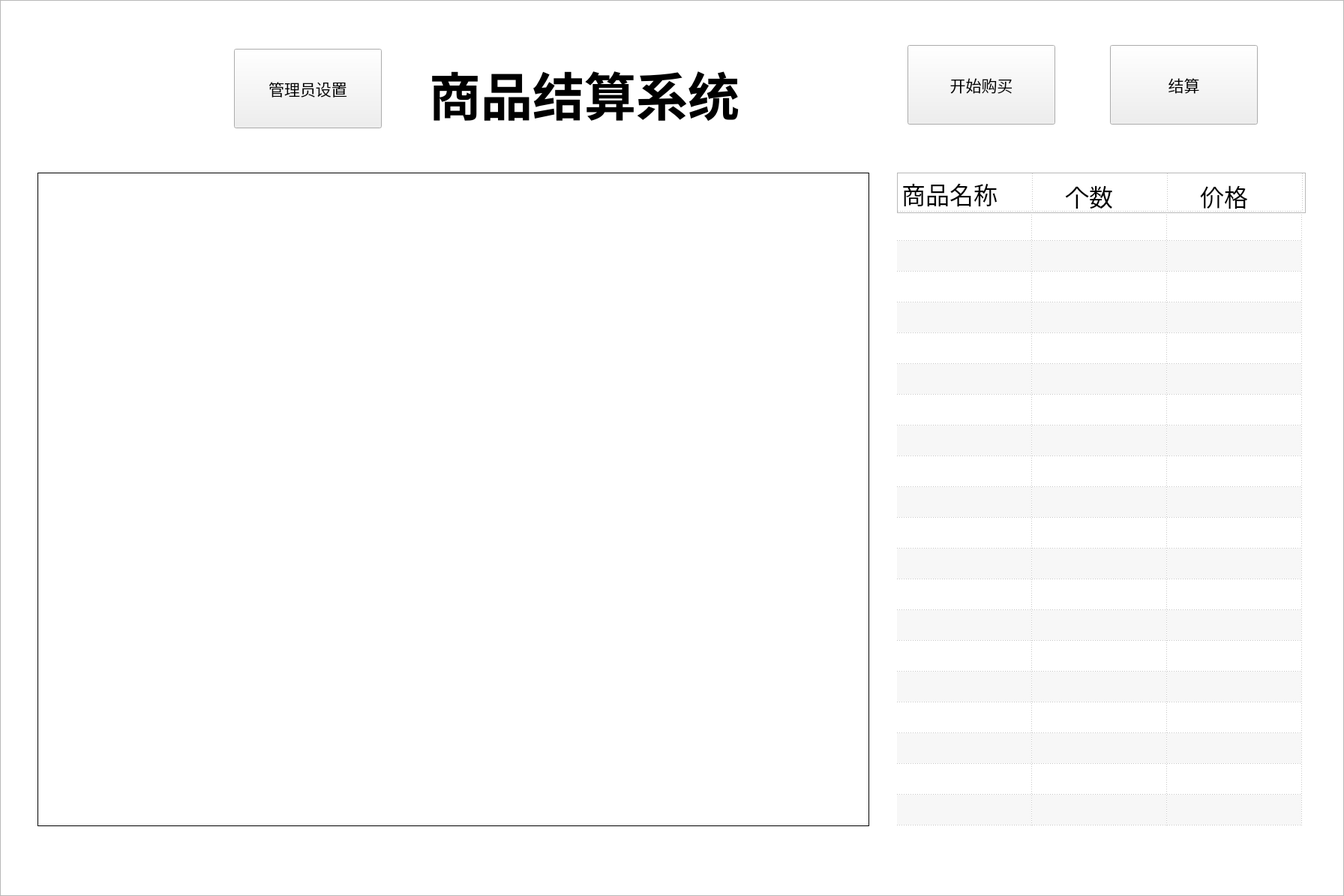
<?xml version="1.0" encoding="UTF-8"?>
<ui version="4.0">
 <class>Form</class>
 <widget class="QWidget" name="Form">
  <property name="geometry">
   <rect>
    <x>0</x>
    <y>0</y>
    <width>1792</width>
    <height>1194</height>
   </rect>
  </property>
  <property name="minimumSize">
   <size>
    <width>1792</width>
    <height>1194</height>
   </size>
  </property>
  <property name="maximumSize">
   <size>
    <width>1792</width>
    <height>1194</height>
   </size>
  </property>
  <property name="windowTitle">
   <string>商品结算系统</string>
  </property>
  <widget class="QLabel" name="realTimeCaptureLabel">
   <property name="geometry">
    <rect>
     <x>50</x>
     <y>230</y>
     <width>1109</width>
     <height>871</height>
    </rect>
   </property>
   <property name="font">
    <font>
     <family>隶书</family>
     <pointsize>16</pointsize>
    </font>
   </property>
   <property name="frameShape">
    <enum>QFrame::Box</enum>
   </property>
   <property name="text">
    <string>&lt;html&gt;&lt;head/&gt;&lt;body&gt;&lt;p&gt;&lt;br/&gt;&lt;/p&gt;&lt;/body&gt;&lt;/html&gt;</string>
   </property>
   <property name="alignment">
    <set>Qt::AlignCenter</set>
   </property>
  </widget>
  <widget class="QPushButton" name="startjieshuanButton">
   <property name="geometry">
    <rect>
     <x>1210</x>
     <y>60</y>
     <width>197</width>
     <height>106</height>
    </rect>
   </property>
   <property name="font">
    <font>
     <family>方正粗黑宋简体</family>
     <pointsize>16</pointsize>
     <weight>50</weight>
     <bold>false</bold>
    </font>
   </property>
   <property name="cursor">
    <cursorShape>PointingHandCursor</cursorShape>
   </property>
   <property name="styleSheet">
    <string notr="true">border-image: url(:/images/anniu.png);</string>
   </property>
   <property name="text">
    <string>开始购买</string>
   </property>
   <property name="autoDefault">
    <bool>false</bool>
   </property>
   <property name="default">
    <bool>false</bool>
   </property>
   <property name="flat">
    <bool>false</bool>
   </property>
  </widget>
  <widget class="QListView" name="listView_2">
   <property name="geometry">
    <rect>
     <x>50</x>
     <y>230</y>
     <width>1109</width>
     <height>871</height>
    </rect>
   </property>
   <property name="styleSheet">
    <string notr="true">background-color: rgba(255, 255,255,.5);</string>
   </property>
  </widget>
  <widget class="QPushButton" name="startjieshuanButton_2">
   <property name="geometry">
    <rect>
     <x>312</x>
     <y>65</y>
     <width>197</width>
     <height>106</height>
    </rect>
   </property>
   <property name="font">
    <font>
     <family>方正粗黑宋简体</family>
     <pointsize>16</pointsize>
     <weight>50</weight>
     <bold>false</bold>
    </font>
   </property>
   <property name="cursor">
    <cursorShape>PointingHandCursor</cursorShape>
   </property>
   <property name="styleSheet">
    <string notr="true">border-image: url(:/images/anniu.png);</string>
   </property>
   <property name="text">
    <string>管理员设置</string>
   </property>
   <property name="autoDefault">
    <bool>false</bool>
   </property>
   <property name="default">
    <bool>false</bool>
   </property>
   <property name="flat">
    <bool>false</bool>
   </property>
  </widget>
  <widget class="QTableWidget" name="tableWidget_1">
   <property name="geometry">
    <rect>
     <x>1196</x>
     <y>280</y>
     <width>545</width>
     <height>821</height>
    </rect>
   </property>
   <property name="font">
    <font>
     <pointsize>12</pointsize>
    </font>
   </property>
   <property name="autoFillBackground">
    <bool>false</bool>
   </property>
   <property name="styleSheet">
    <string notr="true">background-color: rgba(255, 255,255,.8)</string>
   </property>
   <property name="frameShape">
    <enum>QFrame::NoFrame</enum>
   </property>
   <property name="verticalScrollBarPolicy">
    <enum>Qt::ScrollBarAsNeeded</enum>
   </property>
   <property name="horizontalScrollBarPolicy">
    <enum>Qt::ScrollBarAlwaysOff</enum>
   </property>
   <property name="sizeAdjustPolicy">
    <enum>QAbstractScrollArea::AdjustIgnored</enum>
   </property>
   <property name="dragEnabled">
    <bool>false</bool>
   </property>
   <property name="dragDropMode">
    <enum>QAbstractItemView::DropOnly</enum>
   </property>
   <property name="defaultDropAction">
    <enum>Qt::TargetMoveAction</enum>
   </property>
   <property name="alternatingRowColors">
    <bool>true</bool>
   </property>
   <property name="selectionMode">
    <enum>QAbstractItemView::MultiSelection</enum>
   </property>
   <property name="selectionBehavior">
    <enum>QAbstractItemView::SelectRows</enum>
   </property>
   <property name="textElideMode">
    <enum>Qt::ElideMiddle</enum>
   </property>
   <property name="verticalScrollMode">
    <enum>QAbstractItemView::ScrollPerItem</enum>
   </property>
   <property name="horizontalScrollMode">
    <enum>QAbstractItemView::ScrollPerPixel</enum>
   </property>
   <property name="gridStyle">
    <enum>Qt::DotLine</enum>
   </property>
   <property name="sortingEnabled">
    <bool>true</bool>
   </property>
   <property name="cornerButtonEnabled">
    <bool>true</bool>
   </property>
   <property name="rowCount">
    <number>20</number>
   </property>
   <attribute name="horizontalHeaderVisible">
    <bool>false</bool>
   </attribute>
   <attribute name="horizontalHeaderCascadingSectionResizes">
    <bool>false</bool>
   </attribute>
   <attribute name="horizontalHeaderMinimumSectionSize">
    <number>30</number>
   </attribute>
   <attribute name="horizontalHeaderDefaultSectionSize">
    <number>180</number>
   </attribute>
   <attribute name="horizontalHeaderHighlightSections">
    <bool>true</bool>
   </attribute>
   <attribute name="horizontalHeaderShowSortIndicator" stdset="0">
    <bool>true</bool>
   </attribute>
   <attribute name="horizontalHeaderStretchLastSection">
    <bool>false</bool>
   </attribute>
   <attribute name="verticalHeaderVisible">
    <bool>false</bool>
   </attribute>
   <attribute name="verticalHeaderCascadingSectionResizes">
    <bool>false</bool>
   </attribute>
   <attribute name="verticalHeaderDefaultSectionSize">
    <number>41</number>
   </attribute>
   <attribute name="verticalHeaderHighlightSections">
    <bool>true</bool>
   </attribute>
   <attribute name="verticalHeaderShowSortIndicator" stdset="0">
    <bool>false</bool>
   </attribute>
   <attribute name="verticalHeaderStretchLastSection">
    <bool>false</bool>
   </attribute>
   <row/>
   <row/>
   <row/>
   <row/>
   <row/>
   <row/>
   <row/>
   <row/>
   <row/>
   <row/>
   <row/>
   <row/>
   <row/>
   <row/>
   <row/>
   <row/>
   <row/>
   <row/>
   <row/>
   <row/>
   <column>
    <property name="text">
     <string>商品名称</string>
    </property>
   </column>
   <column>
    <property name="text">
     <string>个数</string>
    </property>
   </column>
   <column>
    <property name="text">
     <string>价格</string>
    </property>
   </column>
  </widget>
  <widget class="QLabel" name="label">
   <property name="geometry">
    <rect>
     <x>572</x>
     <y>13</y>
     <width>541</width>
     <height>223</height>
    </rect>
   </property>
   <property name="sizePolicy">
    <sizepolicy hsizetype="Preferred" vsizetype="Preferred">
     <horstretch>90</horstretch>
     <verstretch>90</verstretch>
    </sizepolicy>
   </property>
   <property name="font">
    <font>
     <family>华文彩云</family>
     <pointsize>52</pointsize>
     <weight>75</weight>
     <italic>false</italic>
     <bold>true</bold>
    </font>
   </property>
   <property name="text">
    <string>商品结算系统</string>
   </property>
  </widget>
  <widget class="QLabel" name="label_2">
   <property name="geometry">
    <rect>
     <x>1202</x>
     <y>232</y>
     <width>191</width>
     <height>51</height>
    </rect>
   </property>
   <property name="font">
    <font>
     <family>华文行楷</family>
     <pointsize>24</pointsize>
    </font>
   </property>
   <property name="text">
    <string>商品名称</string>
   </property>
  </widget>
  <widget class="QLabel" name="label_3">
   <property name="geometry">
    <rect>
     <x>1600</x>
     <y>240</y>
     <width>141</width>
     <height>41</height>
    </rect>
   </property>
   <property name="font">
    <font>
     <family>华文行楷</family>
     <pointsize>24</pointsize>
    </font>
   </property>
   <property name="text">
    <string>价格</string>
   </property>
  </widget>
  <widget class="QLabel" name="label_4">
   <property name="geometry">
    <rect>
     <x>1420</x>
     <y>240</y>
     <width>141</width>
     <height>41</height>
    </rect>
   </property>
   <property name="font">
    <font>
     <family>华文行楷</family>
     <pointsize>24</pointsize>
    </font>
   </property>
   <property name="text">
    <string>个数</string>
   </property>
  </widget>
  <widget class="QTableWidget" name="tableWidget_2">
   <property name="geometry">
    <rect>
     <x>1196</x>
     <y>230</y>
     <width>545</width>
     <height>54</height>
    </rect>
   </property>
   <property name="autoFillBackground">
    <bool>false</bool>
   </property>
   <property name="styleSheet">
    <string notr="true">background-color: rgba(255, 255,255,.8)</string>
   </property>
   <property name="dragEnabled">
    <bool>false</bool>
   </property>
   <property name="alternatingRowColors">
    <bool>true</bool>
   </property>
   <property name="gridStyle">
    <enum>Qt::DotLine</enum>
   </property>
   <property name="sortingEnabled">
    <bool>true</bool>
   </property>
   <property name="cornerButtonEnabled">
    <bool>true</bool>
   </property>
   <property name="rowCount">
    <number>1</number>
   </property>
   <property name="columnCount">
    <number>3</number>
   </property>
   <attribute name="horizontalHeaderVisible">
    <bool>false</bool>
   </attribute>
   <attribute name="horizontalHeaderCascadingSectionResizes">
    <bool>false</bool>
   </attribute>
   <attribute name="horizontalHeaderMinimumSectionSize">
    <number>30</number>
   </attribute>
   <attribute name="horizontalHeaderDefaultSectionSize">
    <number>180</number>
   </attribute>
   <attribute name="horizontalHeaderHighlightSections">
    <bool>true</bool>
   </attribute>
   <attribute name="horizontalHeaderShowSortIndicator" stdset="0">
    <bool>true</bool>
   </attribute>
   <attribute name="horizontalHeaderStretchLastSection">
    <bool>false</bool>
   </attribute>
   <attribute name="verticalHeaderVisible">
    <bool>false</bool>
   </attribute>
   <attribute name="verticalHeaderCascadingSectionResizes">
    <bool>false</bool>
   </attribute>
   <attribute name="verticalHeaderDefaultSectionSize">
    <number>51</number>
   </attribute>
   <attribute name="verticalHeaderHighlightSections">
    <bool>true</bool>
   </attribute>
   <attribute name="verticalHeaderShowSortIndicator" stdset="0">
    <bool>false</bool>
   </attribute>
   <attribute name="verticalHeaderStretchLastSection">
    <bool>false</bool>
   </attribute>
   <row/>
   <column>
    <property name="text">
     <string>商品名称</string>
    </property>
   </column>
   <column>
    <property name="text">
     <string>个数</string>
    </property>
   </column>
   <column/>
  </widget>
  <widget class="QLabel" name="label_5">
   <property name="geometry">
    <rect>
     <x>442</x>
     <y>572</y>
     <width>411</width>
     <height>171</height>
    </rect>
   </property>
   <property name="font">
    <font>
     <family>方正粗黑宋简体</family>
     <pointsize>18</pointsize>
     <weight>50</weight>
     <italic>false</italic>
     <bold>false</bold>
    </font>
   </property>
   <property name="styleSheet">
    <string notr="true">color: rgb(255, 0, 0);</string>
   </property>
   <property name="text">
    <string>摄像头未开启</string>
   </property>
  </widget>
  <widget class="QPushButton" name="jiesuan">
   <property name="geometry">
    <rect>
     <x>1480</x>
     <y>60</y>
     <width>197</width>
     <height>106</height>
    </rect>
   </property>
   <property name="font">
    <font>
     <family>方正粗黑宋简体</family>
     <pointsize>16</pointsize>
     <weight>50</weight>
     <bold>false</bold>
    </font>
   </property>
   <property name="cursor">
    <cursorShape>PointingHandCursor</cursorShape>
   </property>
   <property name="styleSheet">
    <string notr="true">border-image: url(:/images/anniu.png);</string>
   </property>
   <property name="text">
    <string>结算</string>
   </property>
   <property name="autoDefault">
    <bool>false</bool>
   </property>
   <property name="default">
    <bool>false</bool>
   </property>
   <property name="flat">
    <bool>false</bool>
   </property>
  </widget>
  <widget class="QLabel" name="jiesuanlabel">
   <property name="geometry">
    <rect>
     <x>1360</x>
     <y>1120</y>
     <width>311</width>
     <height>71</height>
    </rect>
   </property>
   <property name="font">
    <font>
     <family>华文行楷</family>
     <pointsize>31</pointsize>
    </font>
   </property>
   <property name="text">
    <string/>
   </property>
  </widget>
  <widget class="QListView" name="listView">
   <property name="geometry">
    <rect>
     <x>0</x>
     <y>0</y>
     <width>1792</width>
     <height>1194</height>
    </rect>
   </property>
   <property name="minimumSize">
    <size>
     <width>1792</width>
     <height>1194</height>
    </size>
   </property>
   <property name="maximumSize">
    <size>
     <width>1792</width>
     <height>1194</height>
    </size>
   </property>
   <property name="styleSheet">
    <string notr="true">border-image: url(:/images/1234.jpg);</string>
   </property>
  </widget>
  <zorder>listView</zorder>
  <zorder>label_5</zorder>
  <zorder>listView_2</zorder>
  <zorder>realTimeCaptureLabel</zorder>
  <zorder>tableWidget_1</zorder>
  <zorder>label</zorder>
  <zorder>tableWidget_2</zorder>
  <zorder>startjieshuanButton</zorder>
  <zorder>startjieshuanButton_2</zorder>
  <zorder>label_2</zorder>
  <zorder>label_3</zorder>
  <zorder>label_4</zorder>
  <zorder>jiesuan</zorder>
  <zorder>jiesuanlabel</zorder>
 </widget>
 <resources>
  <include location="anniu.qrc"/>
  <include location="../anniu.qrc"/>
 </resources>
 <connections/>
</ui>
